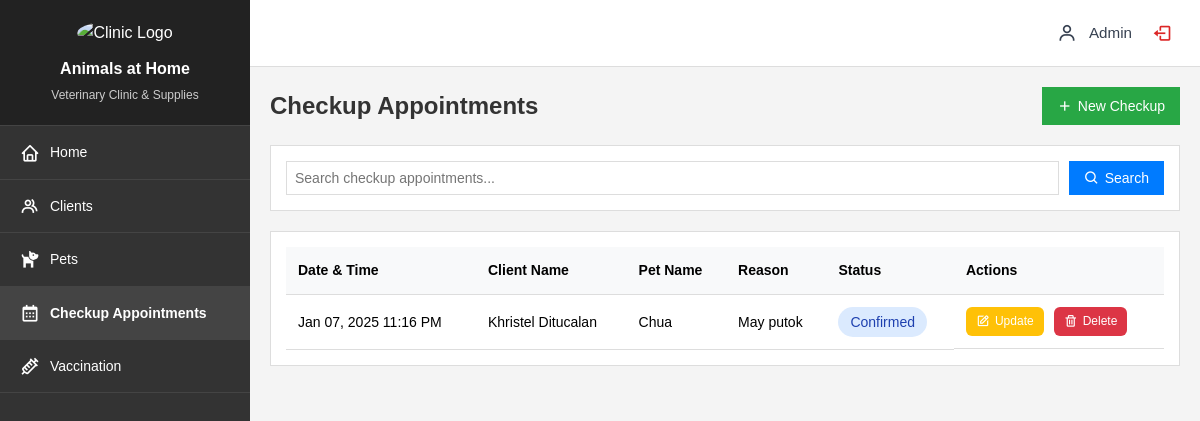
Page /appointments/index.php (signed in) on the committed database.
### tables this page shows
CREATE TABLE `checkup_test` (
  `id` int(11) NOT NULL,
  `clientid` int(11) NOT NULL,
  `petid` int(11) NOT NULL,
  `appointment_date` datetime NOT NULL,
  `reason` text NOT NULL,
  `notes` text DEFAULT NULL,
  `status` enum('Scheduled','Confirmed','Completed','Cancelled') NOT NULL DEFAULT 'Scheduled',
  `created_at` timestamp NOT NULL DEFAULT current_timestamp()
);

CREATE TABLE `pet_info` (
  `id` int(6) NOT NULL,
  `pet_type` varchar(20) DEFAULT NULL,
  `pet_breed` varchar(20) DEFAULT NULL,
  `pet_name` varchar(20) DEFAULT NULL,
  `pet_gender` varchar(20) DEFAULT NULL,
  `pet_color` varchar(20) DEFAULT NULL,
  `dob` datetime DEFAULT NULL,
  `age` varchar(20) DEFAULT NULL,
  `weight` varchar(20) DEFAULT NULL,
  `med_history` varchar(50) DEFAULT NULL,
  `reg_date` datetime DEFAULT current_timestamp()
);

### appointments/index.php (the view, shortened to what this page needs)
<?php
require_once '../config/database.php';
$search = isset($_GET['search']) ? $_GET['search'] : '';
$where = '';
?>
<!DOCTYPE html>
<html lang="en">
<head>
  <link href='https://unpkg.com/boxicons@2.1.4/css/boxicons.min.css' rel='stylesheet'>
  <link rel="stylesheet" href="../css/style.css">
</head>
<body>
  <div class="wrapper">
    <nav id="sidebar">
      <div class="sidebar-header">
        <img src="../images/aah-logo.jpg" alt="Clinic Logo" class="logo">
        <div class="clinic-info">
          <h3>Animals at Home</h3>
          <p>Veterinary Clinic & Supplies</p>
        </div>
      </div>
      <ul class="nav-links">
        <li>
          <a href="../index.php">
            <i class='bx bx-home'></i>
            <span>Home</span>
          </a>
        </li>
        <li>
          <a href="../clients/index.php">
            <i class='bx bx-group'></i>
            <span>Clients</span>
          </a>
        </li>
        <li>
          <a href="../pets/index.php">
            <i class='bx bxs-dog'></i>
            <span>Pets</span>
          </a>
        </li>
        <li class="active">
          <a href="index.php">
            <i class='bx bx-calendar'></i>
            <span>Checkup Appointments</span>
          </a>
        </li>
        <li>
          <a href="../vaccination/index.php">
            <i class='bx bx-injection'></i>
            <span>Vaccination</span>
          </a>
        </li>
      </ul>
    </nav>
    <div id="content">
      <header>
        <div class="user-menu">
          <i class='bx bx-user'></i>
          <span>Admin</span>
          <a href="../logout.php" class="btn-logout" title="Logout">
            <i class='bx bx-log-out'></i>
          </a>
        </div>
      </header>
      <main>
        <div class="content-header">
          <h1>Checkup Appointments</h1>
          <a href="add.php" class="btn-add">
            <i class='bx bx-plus'></i>
            <span>New Checkup</span>
          </a>
        </div>
        <div class="search-container">
          <form method="GET" class="search-form">
            <input type="text" name="search" placeholder="Search checkup appointments..." value="<?php echo htmlspecialchars($search); ?>">
            <button type="submit" class="btn-search">
              <i class='bx bx-search'></i>
              <span>Search</span>
            </button>
          </form>
        </div>
        <div class="table-container">
          <table>
            <thead>
              <tr>
                <th>Date & Time</th>
                <th>Client Name</th>
                <th>Pet Name</th>
                <th>Reason</th>
                <th>Status</th>
                <th>Actions</th>
              </tr>
            </thead>
            <tbody>
              <?php
              $result = $mysqli->query("
                                SELECT
                                    a.*,
                                    p.pet_name,
                                    CONCAT(c.fname, ' ', c.lname) as client_name
                                FROM checkup_test a
                                LEFT JOIN pet_info p ON a.petid = p.id
                                LEFT JOIN client_info c ON a.clientid = c.id
                                $where
                                ORDER BY a.appointment_date DESC
                            ");
              if ($result->num_rows > 0):
                while ($row = $result->fetch_assoc()):
              ?>
                  <tr>
                    <td><?php echo date('M d, Y h:i A', strtotime($row['appointment_date'])); ?></td>
                    <td><?php echo $row['client_name']; ?></td>
                    <td><?php echo $row['pet_name']; ?></td>
                    <td><?php echo $row['reason']; ?></td>
                    <td>
                      <span class="status-badge <?php echo strtolower($row['status']); ?>">
                        <?php echo $row['status']; ?>
                      </span>
                    </td>
                    <td class="actions">
                      <a href="update.php?id=<?php echo $row['id']; ?>" class="btn-edit">
                        <i class='bx bx-edit'></i>
                        <span>Update</span>
                      </a>
                      <a href="?delete=<?php echo $row['id']; ?>" class="btn-delete" onclick="return confirm('Are you sure?')">
                        <i class='bx bx-trash'></i>
                        <span>Delete</span>
                      </a>
                    </td>
                  </tr>
                <?php
                endwhile;
              else:
                ?>
                <tr>
                  <td colspan="6" class="no-records">No appointments found</td>
                </tr>
              <?php endif; ?>
            </tbody>
          </table>
        </div>
      </main>
    </div>
  </div>
</body>
</html>

### css/style.css (style rules this page uses)
* { margin: 0; padding: 0; box-sizing: border-box; }
body { font-family: Helvetica, sans-serif; line-height: 1.6; background: #f4f4f4; }
.wrapper { display: flex; min-height: 100vh; }
#sidebar { width: 250px; background: #333; color: #fff; }
.sidebar-header { padding: 20px; text-align: center; background: #222; border-bottom: 1px solid #444; }
.logo { width: 80px; margin-bottom: 10px; border-radius: 50%; }
.clinic-info h3 { font-size: 16px; margin-bottom: 5px; }
.clinic-info p { font-size: 12px; color: #ccc; }
.nav-links { list-style: none; }
.nav-links li a { display: flex; align-items: center; padding: 15px 20px; color: #fff; text-decoration: none; font-size: 14px; border-bottom: 1px solid #444; }
.nav-links li a i { margin-right: 10px; font-size: 20px; }
.nav-links li.active a { background: #444; font-weight: bold; }
#content { flex: 1; background: #f4f4f4; }
header { background: #fff; padding: 15px 20px; border-bottom: 1px solid #ddd; display: flex; justify-content: flex-end; }
.user-menu { display: flex; align-items: center; gap: 0.75rem; color: #374151; }
.user-menu i { font-size: 1.25rem; }
.user-menu span { font-size: 0.95rem; font-weight: 500; }
.btn-logout { color: #dc2626; padding: 0.5rem; border-radius: 6px; transition: all 0.2s ease; display: flex; align-items: center; text-decoration: none; }
main { padding: 20px; }
.content-header { display: flex; justify-content: space-between; align-items: center; margin-bottom: 20px; }
.content-header h1 { font-size: 24px; color: #333; }
.search-container { background: #fff; padding: 15px; margin-bottom: 20px; border: 1px solid #ddd; }
.search-form { display: flex; gap: 10px; }
.search-form input { flex: 1; padding: 8px; border: 1px solid #ddd; font-size: 14px; }
.btn-add, .btn-search, .btn-clear, .btn-submit, .btn-cancel { padding: 8px 15px; border: none; cursor: pointer; font-size: 14px; text-decoration: none; color: #fff; display: flex; align-items: center; gap: 5px; }
.btn-add i, .btn-search i, .btn-clear i, .btn-submit i, .btn-cancel i { font-size: 16px; }
.btn-add { background: #28a745; }
.btn-search { background: #007bff; }
.table-container { background: #fff; padding: 15px; border: 1px solid #ddd; }
table { width: 100%; border-collapse: collapse; }
th, td { padding: 12px; text-align: left; border-bottom: 1px solid #ddd; font-size: 14px; }
th { background: #f8f9fa; font-weight: bold; }
.actions { display: flex; gap: 10px; height: 100%; }
.btn-edit, .btn-delete { padding: 5px 10px; text-decoration: none; color: #fff; border-radius: 6px; font-size: 12px; display: flex; align-items: center; gap: 5px; }
.btn-edit i, .btn-delete i { font-size: 14px; }
.btn-edit { background: #ffc107; }
.btn-delete { background: #dc3545; }
.status-badge { padding: 0.25rem 0.75rem; border-radius: 1rem; font-size: 0.875rem; font-weight: 500; text-align: center; display: inline-block; }
.status-badge.confirmed { background-color: #dbeafe; color: #1e40af; }

### rows in the picture
checkup_test: appointment_date "Jan 07, 2025 11:16 PM", client_name "Khristel Ditucalan", petid.pet_name "Chua", reason "May putok", status "Confirmed"
